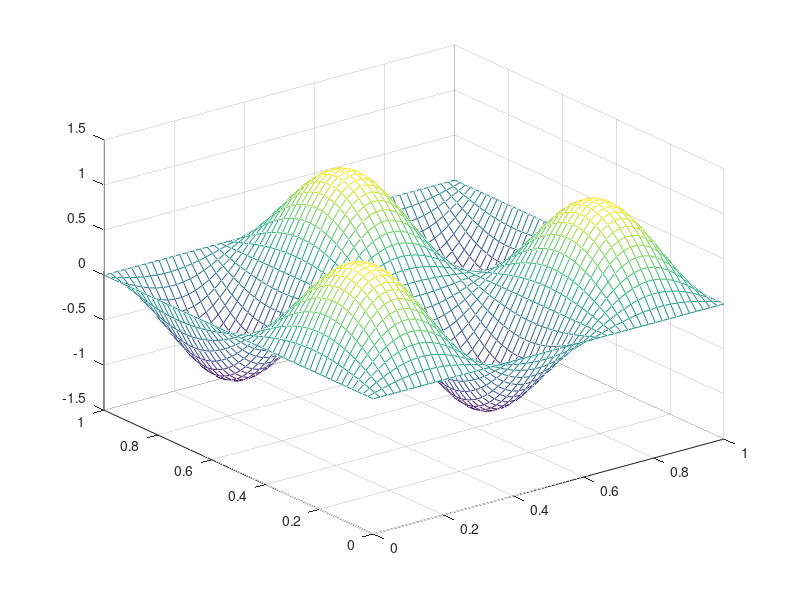

Recreate this plot in MATLAB.
close all
% Poisson Jacobi iteration
% Set number of iterations to be performed
nk = 300

% Set parameters alpha and beta
alpha = 2;
beta  = 3;

% Set the number of meshpoints so the interior has N x N such points
N = 50;

% Compute the distance between mesh points, in each direction
h = 1/(N+1);

% We will have arrays that capture the boundary as well as the interior
% meshpoints.  As a result, we need those arrays to be of size (N+2) x
% (N+2) so that those indexed 2:N+1, 2:N+1 represent the interior.  

% Compute the x-values at each point i,j, including the boundary
x = h * [ 0:N+1 ];   % Notice this creates a row vector

% Compute the y-values at each point i,j, including the boundary
y = h * [ 0:N+1 ];   % Notice this creates a row vector

% Create an array that captures the load at each point i,j
for i=1:N+2
    for j=1:N+2
        F( i,j ) = ...
            ( alpha^2 + beta^2 ) * pi^2 * sin( alpha * pi * x( i ) ) * sin( beta * pi * y( j ) );
    end
end

% Set the initial values at the mesh points
U = zeros( N+2, N+2 );

% Perform nk iterations
for k = 1:nk
    k           % print current iteration index
    Uold = U;   % we want to use the old values
    
    % update all the interior points
    for i=2:N+1
        for j=2:N+1
            U( i,j ) = ( Uold( i, j-1 ) + Uold( i-1, j ) + Uold( i+1, j ) + Uold( i, j+1 ) + h^2 * F( i, j ) ) / 4;
        end
    end 
    mesh( x, y, U );
    axis( [ 0 1 0 1 -1.5 1.5 ]);
    
    % wait to continue to the next iteration
    next = input( 'press RETURN to continue' );
end

